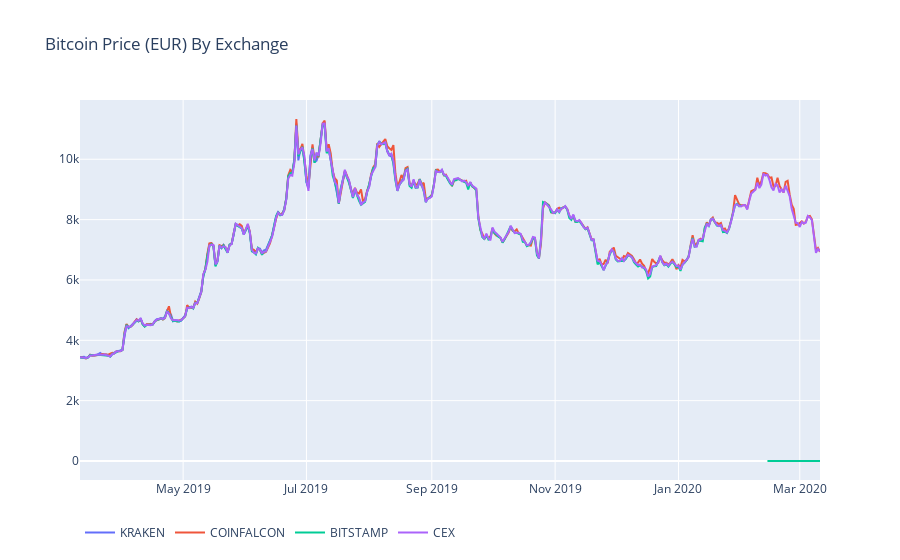

Notebook cell for this chart:
### Code cell
# Plot all of the BTC exchange prices
df_scatter(btc_eur_datasets, 'Bitcoin Price (EUR) By Exchange')

### Figure 1 — Plotly figure (JSON) as saved in the notebook; plotly's stock layout.template omitted (floating-point values rounded to 4 significant figures; data arrays with more than 128 entries replaced by an {"elided": "..."} marker saying what was removed)
{"data": [{"name": "KRAKEN", "type": "scatter", "visible": true, "x": {"elided": "367 str values"}, "y": {"elided": "367 float values"}}, {"name": "COINFALCON", "type": "scatter", "visible": true, "x": {"elided": "367 str values"}, "y": {"elided": "367 float values"}}, {"name": "BITSTAMP", "type": "scatter", "visible": true, "x": {"elided": "367 str values"}, "y": {"elided": "367 float values"}}, {"name": "CEX", "type": "scatter", "visible": true, "x": {"elided": "367 str values"}, "y": {"elided": "367 float values"}}], "layout": {"legend": {"orientation": "h"}, "title": {"text": "Bitcoin Price (EUR) By Exchange"}, "xaxis": {"type": "date"}, "yaxis": {"showticklabels": true, "title": {"text": ""}, "type": "linear"}}}
